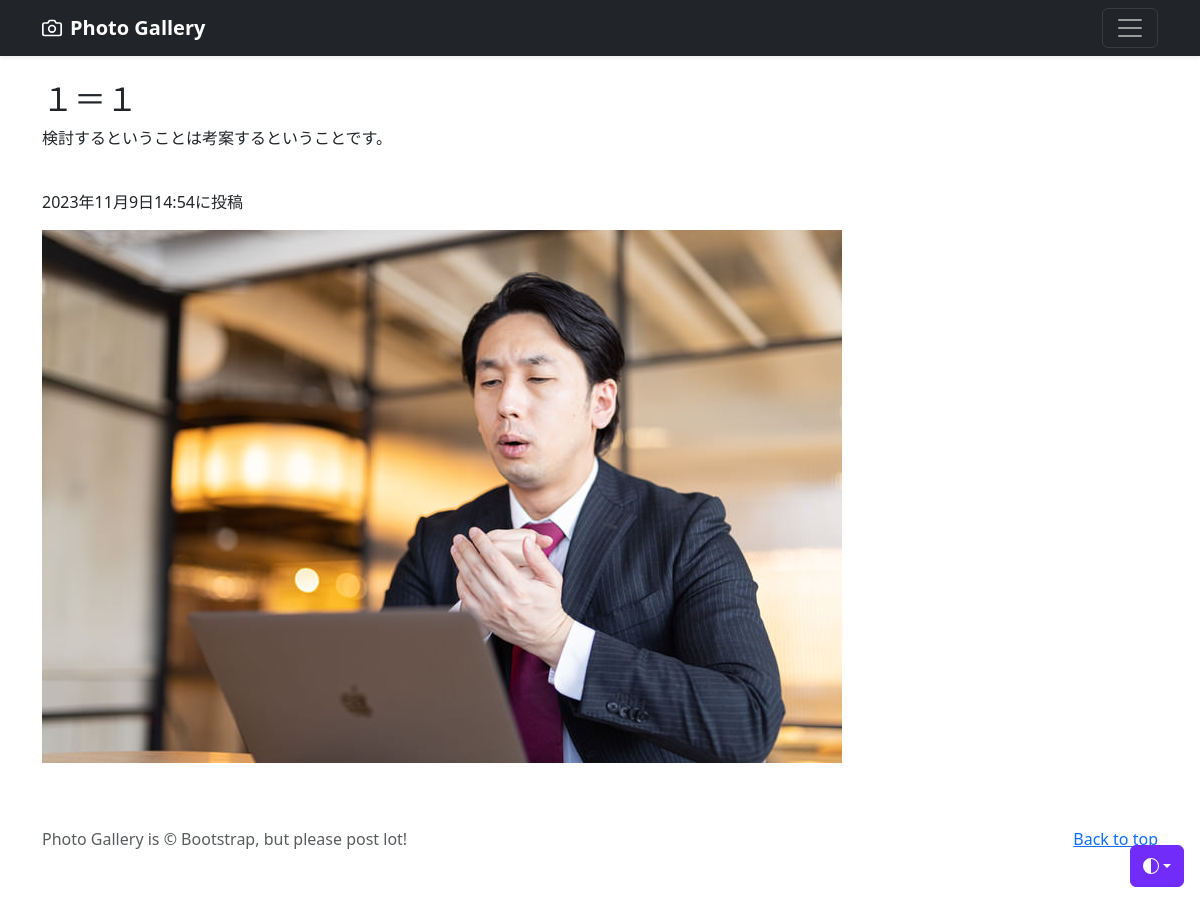
/photo-detail/7 (signed in), run on the app's committed database.
### photo/models.py (models this page shows, shortened)
class PhotoPost(models.Model):
    user = models.ForeignKey(
                CustomUser,
                verbose_name='ユーザ',
                on_delete=models.CASCADE)
    category = models.ForeignKey(
                Category,
                verbose_name='カテゴリ',
                on_delete=models.PROTECT)
    title = models.CharField(
                verbose_name='タイトル',
                max_length=200)
    comment = models.TextField(
                verbose_name='コメント')
    image1 = models.ImageField(
                verbose_name='イメージ1',
                upload_to='photos')
    image2 = models.ImageField(
                verbose_name='イメージ2',
                upload_to='photos',
                blank=True,
                null=True)
    posted_at = models.DateTimeField(
                verbose_name='投稿日時',
                auto_now_add=True)

### photo/views.py (the view)
class PhotoDetailView(DetailView):
    template_name='detail.html'
    model=PhotoPost

### photo/templates/detail.html (shortened to what this page needs)
{% extends 'base.html' %}
{% block contents %}
<br>
<div class="container">
    <h2>{{object.title}}</h2>
    <p>{{object.comment}}</p>
    <br>
    <p>{{object.posted_at}}に投稿</p>
    <p><img src="{{object.image1.url}}"></p>
{% endblock %}

### data on the page
PhotoPost: title "１＝１", comment "検討するということは考案するということです。", posted_at "2023年11月9日14:54", image1 (picture)
